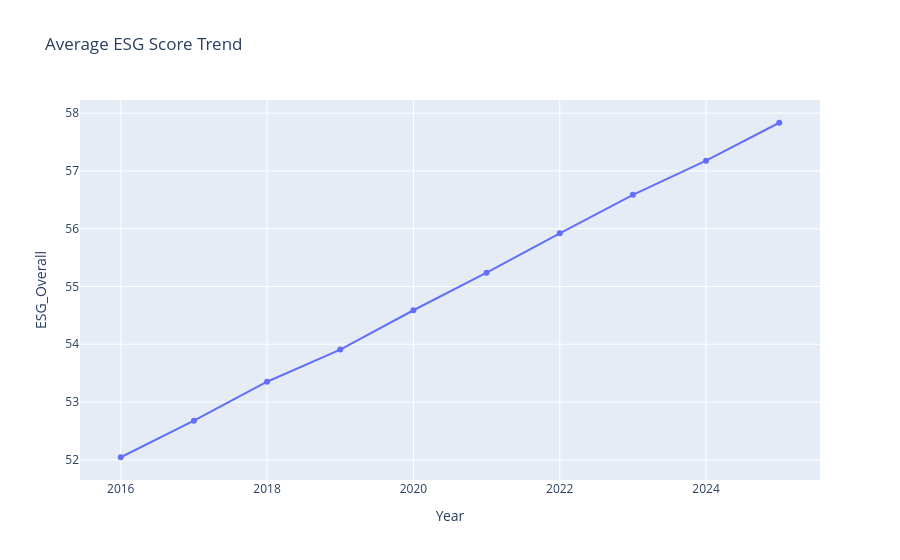

Notebook code for this chart:
### Markdown cell above
1. ESG Score Trend Over Time

### Code cell
import pandas as pd
import plotly.express as px

df = pd.read_csv("company_esg_financial_dataset.csv")

df = df.dropna(subset=["Year","ESG_Overall"])

df["Year"] = pd.to_numeric(df["Year"], errors="coerce")
df["ESG_Overall"] = pd.to_numeric(df["ESG_Overall"], errors="coerce")

df = df.dropna()

trend = df.groupby("Year", as_index=False)["ESG_Overall"].mean()

fig = px.line(
    trend,
    x="Year",
    y="ESG_Overall",
    markers=True,
    title="Average ESG Score Trend"
)

fig.show()

### Figure 1 — Plotly figure (JSON) as saved in the notebook; plotly's stock layout.template omitted (floating-point values rounded to 4 significant figures)
{"data": [{"hovertemplate": "Year=%{x}<br>ESG_Overall=%{y}<extra></extra>", "legendgroup": "", "line": {"color": "#636efa", "dash": "solid"}, "marker": {"symbol": "circle"}, "mode": "lines+markers", "name": "", "orientation": "v", "showlegend": false, "type": "scatter", "x": [2016, 2017, 2018, 2019, 2020, 2021, 2022, 2023, 2024, 2025], "xaxis": "x", "y": [52.04, 52.68, 53.35, 53.91, 54.59, 55.24, 55.92, 56.59, 57.18, 57.83], "yaxis": "y"}], "layout": {"legend": {"tracegroupgap": 0}, "title": {"text": "Average ESG Score Trend"}, "xaxis": {"anchor": "y", "domain": [0, 1], "title": {"text": "Year"}}, "yaxis": {"anchor": "x", "domain": [0, 1], "title": {"text": "ESG_Overall"}}}}
